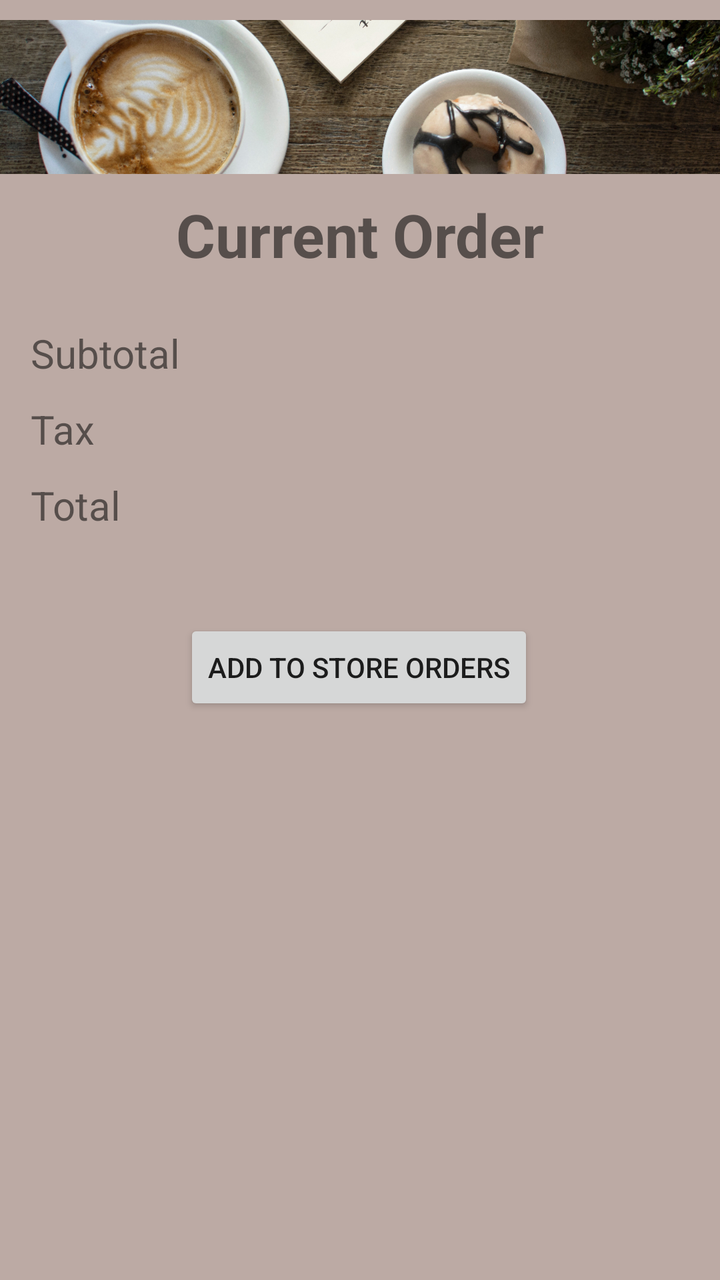
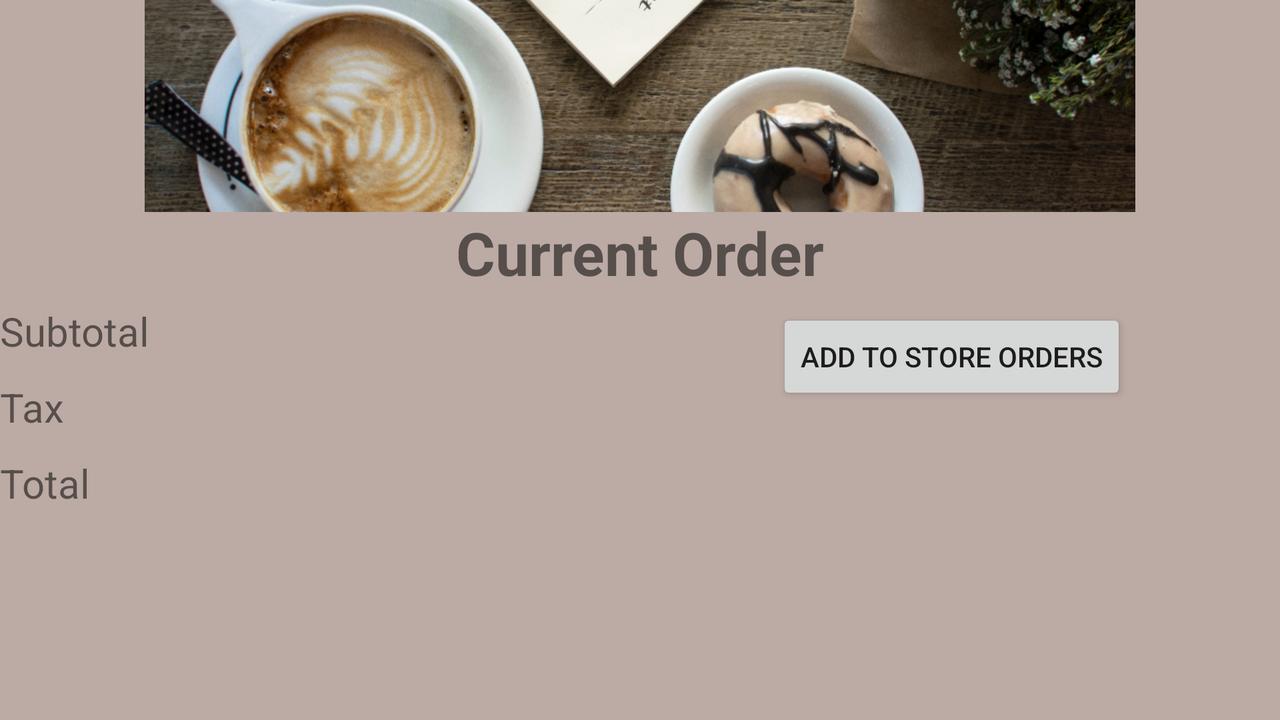

The same Android screen from two of the app's own layout files: first res/layout/ as a phone draws it, then the author's variant for another configuration, drawn on a device whose configuration selects that folder. Both files follow.
<!-- AndroidManifest.xml: application theme Theme.CoffeeShop -->
<!-- res/layout/activity_current_order.xml -->
<?xml version="1.0" encoding="utf-8"?>
<androidx.constraintlayout.widget.ConstraintLayout xmlns:android="http://schemas.android.com/apk/res/android"
    xmlns:app="http://schemas.android.com/apk/res-auto"
    xmlns:tools="http://schemas.android.com/tools"
    android:layout_width="match_parent"
    android:layout_height="match_parent"
    tools:context="com.example.coffeeshop.CurrentOrderActivity">

    <ListView
        android:id="@+id/currOrderDisplay"
        android:layout_width="match_parent"
        android:layout_height="250dp"
        app:layout_constraintBottom_toBottomOf="parent"
        app:layout_constraintEnd_toEndOf="parent"
        app:layout_constraintHorizontal_bias="0.0"
        app:layout_constraintStart_toStartOf="parent" />

    <TextView
        android:id="@+id/currOrderTitle"
        android:layout_width="283dp"
        android:layout_height="38dp"
        android:gravity="center"
        android:text="@string/current_order"
        android:textSize="30sp"
        android:textStyle="bold"
        app:layout_constraintEnd_toEndOf="parent"
        app:layout_constraintStart_toStartOf="parent"
        app:layout_constraintTop_toBottomOf="@+id/currOrderHeader" />

    <TextView
        android:id="@+id/currOrderSubtotal"
        android:layout_width="118dp"
        android:layout_height="38dp"
        android:layout_marginTop="28dp"
        android:text="@string/subtotal"
        android:textSize="20sp"
        app:layout_constraintEnd_toStartOf="@+id/currOrderSubtotalDisplay"
        app:layout_constraintHorizontal_bias="0.5"
        app:layout_constraintStart_toStartOf="parent"
        app:layout_constraintTop_toBottomOf="@+id/currOrderTitle" />

    <TextView
        android:id="@+id/currOrderSubtotalDisplay"
        android:layout_width="196dp"
        android:layout_height="38dp"
        android:layout_marginTop="28dp"
        android:textSize="20sp"
        app:layout_constraintEnd_toEndOf="parent"
        app:layout_constraintHorizontal_bias="0.5"
        app:layout_constraintStart_toEndOf="@+id/currOrderSubtotal"
        app:layout_constraintTop_toBottomOf="@+id/currOrderTitle" />

    <Button
        android:id="@+id/addOrderToStoreOrders"
        android:layout_width="wrap_content"
        android:layout_height="wrap_content"
        android:text="@string/add_to_store_orders"
        app:layout_constraintBottom_toTopOf="@+id/currOrderDisplay"
        app:layout_constraintEnd_toEndOf="parent"
        app:layout_constraintHorizontal_bias="0.497"
        app:layout_constraintStart_toStartOf="parent"
        app:layout_constraintTop_toBottomOf="@+id/currOrderTotalDisplay" />

    <TextView
        android:id="@+id/currOrderTax"
        android:layout_width="118dp"
        android:layout_height="38dp"
        android:text="@string/tax"
        android:textSize="20sp"
        app:layout_constraintEnd_toStartOf="@+id/currOrderTaxDisplay"
        app:layout_constraintHorizontal_bias="0.5"
        app:layout_constraintStart_toStartOf="parent"
        app:layout_constraintTop_toBottomOf="@+id/currOrderSubtotal" />

    <TextView
        android:id="@+id/currOrderTotal"
        android:layout_width="118dp"
        android:layout_height="38dp"
        android:text="@string/total"
        android:textSize="20sp"
        app:layout_constraintEnd_toStartOf="@+id/currOrderTotalDisplay"
        app:layout_constraintHorizontal_bias="0.5"
        app:layout_constraintStart_toStartOf="parent"
        app:layout_constraintTop_toBottomOf="@+id/currOrderTax" />

    <TextView
        android:id="@+id/currOrderTaxDisplay"
        android:layout_width="196dp"
        android:layout_height="38dp"
        android:textSize="20sp"
        app:layout_constraintEnd_toEndOf="parent"
        app:layout_constraintHorizontal_bias="0.5"
        app:layout_constraintStart_toEndOf="@+id/currOrderTax"
        app:layout_constraintTop_toBottomOf="@+id/currOrderSubtotalDisplay" />

    <TextView
        android:id="@+id/currOrderTotalDisplay"
        android:layout_width="196dp"
        android:layout_height="38dp"
        android:textSize="20sp"
        app:layout_constraintEnd_toEndOf="parent"
        app:layout_constraintHorizontal_bias="0.5"
        app:layout_constraintStart_toEndOf="@+id/currOrderTotal"
        app:layout_constraintTop_toBottomOf="@+id/currOrderTaxDisplay" />

    <ImageView
        android:id="@+id/currOrderHeader"
        android:layout_width="match_parent"
        android:layout_height="97dp"
        android:contentDescription="@string/currorderheader"
        android:src="@drawable/your_order_btn"
        app:layout_constraintEnd_toEndOf="parent"
        app:layout_constraintHorizontal_bias="0.818"
        app:layout_constraintStart_toStartOf="parent"
        app:layout_constraintTop_toTopOf="parent" />

</androidx.constraintlayout.widget.ConstraintLayout>
<!-- resources referenced by this layout -->
<resources>
  <!-- drawable your_order_btn: png bitmap (drawable, 421245 bytes) -->
  <string name="add_to_store_orders">Add To Store Orders</string>
  <string name="current_order">Current Order</string>
  <string name="currorderheader">currOrderHeader</string>
  <string name="subtotal">Subtotal</string>
  <string name="tax">Tax</string>
  <string name="total">Total</string>
  <style name="Theme.CoffeeShop" parent="Theme.MaterialComponents.Light">
          
          <item name="colorPrimary">@color/blue_grey_700</item>
          
          <item name="colorPrimaryVariant">@color/blue_grey_500</item>
          <item name="colorOnPrimary">@color/white</item>
          
          <item name="colorSecondary">@color/cyan_700</item>
          
          <item name="colorSecondaryVariant">@color/cyan_400</item>
          <item name="colorOnSecondary">@color/black</item>
          
          <item name="colorSurface">@color/white</item>
          <item name="colorOnSurface">@color/black</item>
          
          <item name="android:colorBackground">@color/brown_200</item>
          <item name="colorOnBackground">@color/black</item>
          
          <item name="colorError">@color/red_900</item>
          <item name="colorOnError">@color/white</item>
          
  
          <item name="android:statusBarColor" tools:targetApi="l">?attr/colorPrimaryVariant</item>
          <item name="shapeAppearanceSmallComponent">@style/AppShapeAppearance.SmallComponent</item>
          <item name="shapeAppearanceMediumComponent">@style/AppShapeAppearance.MediumComponent</item>
          <item name="shapeAppearanceLargeComponent">@style/AppShapeAppearance.LargeComponent</item>
          <item name="materialButtonStyle">@style/AppButton</item>
          <item name="android:listViewStyle">@style/myListView</item>
  
      </style>
  <color name="blue_grey_700">#455A64</color>
  <color name="blue_grey_500">#607D8B</color>
  <color name="white">#FFFFFF</color>
  <color name="cyan_700">#0097A7</color>
  <color name="cyan_400">#26C6DA</color>
  <color name="black">#000000</color>
  <color name="brown_200">#BCAAA4</color>
  <color name="red_900">#B71C1C</color>
  <style name="AppShapeAppearance.SmallComponent" parent="ShapeAppearance.MaterialComponents.SmallComponent">
          <item name="cornerFamily">cut</item>
          <item name="cornerSize">8dp</item>
      </style>
  <style name="AppShapeAppearance.MediumComponent" parent="ShapeAppearance.MaterialComponents.MediumComponent">
          <item name="cornerFamily">cut</item>
          <item name="cornerSize">8dp</item>
      </style>
  <style name="AppShapeAppearance.LargeComponent" parent="ShapeAppearance.MaterialComponents.LargeComponent">
          <item name="cornerFamily">cut</item>
          <item name="cornerSize">8dp</item>
      </style>
  <style name="AppButton" parent="Widget.MaterialComponents.Button">
          <item name="backgroundTint">?attr/colorSecondary</item>
          <item name="rippleColor">?attr/colorSecondaryVariant</item>
          <item name="strokeWidth">1dp</item>
          <item name="android:textColor">@color/grey_900</item>
      </style>
  <style name="myListView" parent="Widget.AppCompat.ListView">
          <item name="android:divider">?attr/colorPrimaryVariant</item>
          <item name="android:dividerHeight">1dp</item>
          <item name="android:listSelector">?attr/colorPrimary</item>
          <item name="android:smoothScrollbar">true</item>
  
      </style>
  <color name="grey_900">#212121</color>
</resources>
<!-- res/layout-land/activity_current_order.xml (the author's variant of the layout above) -->
<!-- drawn on the phone turned sideways -->
<?xml version="1.0" encoding="utf-8"?>
<androidx.constraintlayout.widget.ConstraintLayout xmlns:android="http://schemas.android.com/apk/res/android"
    xmlns:app="http://schemas.android.com/apk/res-auto"
    xmlns:tools="http://schemas.android.com/tools"
    android:layout_width="match_parent"
    android:layout_height="match_parent"
    tools:context="com.example.coffeeshop.CurrentOrderActivity">

    <ListView
        android:id="@+id/currOrderDisplay"
        android:layout_width="match_parent"
        android:layout_height="75dp"
        app:layout_constraintBottom_toBottomOf="parent"
        app:layout_constraintEnd_toEndOf="parent"
        app:layout_constraintHorizontal_bias="1.0"
        app:layout_constraintStart_toStartOf="parent" />

    <TextView
        android:id="@+id/currOrderTitle"
        android:layout_width="283dp"
        android:layout_height="38dp"
        android:gravity="center"
        android:text="@string/current_order"
        android:textSize="30sp"
        android:textStyle="bold"
        app:layout_constraintEnd_toEndOf="parent"
        app:layout_constraintStart_toStartOf="parent"
        app:layout_constraintTop_toBottomOf="@+id/currOrderHeader" />

    <TextView
        android:id="@+id/currOrderSubtotal"
        android:layout_width="118dp"
        android:layout_height="38dp"
        android:layout_marginTop="8dp"
        android:text="@string/subtotal"
        android:textSize="20sp"
        app:layout_constraintStart_toStartOf="parent"
        app:layout_constraintTop_toBottomOf="@+id/currOrderTitle" />

    <TextView
        android:id="@+id/currOrderSubtotalDisplay"
        android:layout_width="196dp"
        android:layout_height="38dp"
        android:layout_marginTop="8dp"
        android:layout_marginEnd="364dp"
        android:textSize="20sp"
        app:layout_constraintEnd_toEndOf="parent"
        app:layout_constraintTop_toBottomOf="@+id/currOrderTitle" />

    <TextView
        android:id="@+id/currOrderTaxDisplay"
        android:layout_width="196dp"
        android:layout_height="38dp"
        android:layout_marginEnd="364dp"
        android:textSize="20sp"
        app:layout_constraintEnd_toEndOf="parent"
        app:layout_constraintTop_toBottomOf="@+id/currOrderSubtotalDisplay" />

    <TextView
        android:id="@+id/currOrderTotalDisplay"
        android:layout_width="196dp"
        android:layout_height="38dp"
        android:layout_marginEnd="364dp"
        android:textSize="20sp"
        app:layout_constraintEnd_toEndOf="parent"
        app:layout_constraintTop_toBottomOf="@+id/currOrderTaxDisplay" />

    <Button
        android:id="@+id/addOrderToStoreOrders"
        android:layout_width="wrap_content"
        android:layout_height="wrap_content"
        android:text="@string/add_to_store_orders"
        app:layout_constraintBottom_toBottomOf="parent"
        app:layout_constraintEnd_toEndOf="parent"
        app:layout_constraintHorizontal_bias="0.835"
        app:layout_constraintStart_toStartOf="parent"
        app:layout_constraintTop_toTopOf="parent"
        app:layout_constraintVertical_bias="0.495" />

    <TextView
        android:id="@+id/currOrderTax"
        android:layout_width="118dp"
        android:layout_height="38dp"
        android:text="@string/tax"
        android:textSize="20sp"
        app:layout_constraintStart_toStartOf="parent"
        app:layout_constraintTop_toBottomOf="@+id/currOrderSubtotal" />

    <TextView
        android:id="@+id/currOrderTotal"
        android:layout_width="118dp"
        android:layout_height="38dp"
        android:text="@string/total"
        android:textSize="20sp"
        app:layout_constraintStart_toStartOf="parent"
        app:layout_constraintTop_toBottomOf="@+id/currOrderTax" />

    <ImageView
        android:id="@+id/currOrderHeader"
        android:layout_width="match_parent"
        android:layout_height="106dp"
        android:contentDescription="@string/currorderheader"
        android:src="@drawable/your_order_btn"
        app:layout_constraintEnd_toEndOf="parent"
        app:layout_constraintHorizontal_bias="0.818"
        app:layout_constraintStart_toStartOf="parent"
        app:layout_constraintTop_toTopOf="parent" />

</androidx.constraintlayout.widget.ConstraintLayout>
